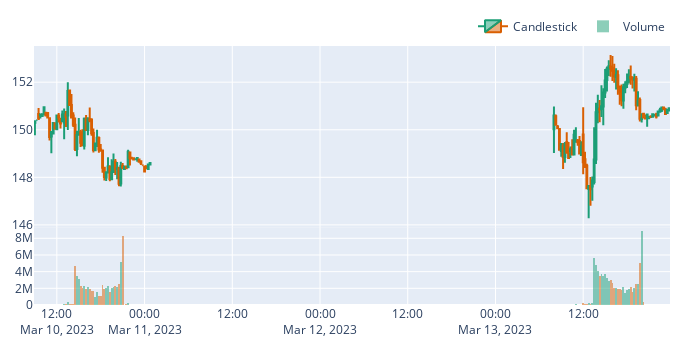

The code cell stored with this chart in its notebook:
### Code cell
symbol = 'AAPL'
data = vbt.AlpacaData.download(symbol,
                               start='2023-3-10',
                               end='2023-3-14',
                               # limit=1000,
                               timeframe='15m').get()

#inspect.signature(data.vbt.ohlcv.plot)
data.vbt.ohlcv.plot(plot_type='candlestick')
